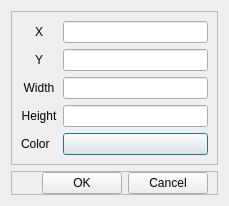
<?xml version="1.0" encoding="UTF-8"?>
<ui version="4.0">
 <class>CSetting</class>
 <widget class="QDialog" name="CSetting">
  <property name="geometry">
   <rect>
    <x>0</x>
    <y>0</y>
    <width>200</width>
    <height>200</height>
   </rect>
  </property>
  <property name="windowTitle">
   <string>Settings</string>
  </property>
  <layout class="QVBoxLayout" name="verticalLayout">
   <item>
    <widget class="QFrame" name="settings">
     <property name="frameShape">
      <enum>QFrame::StyledPanel</enum>
     </property>
     <property name="frameShadow">
      <enum>QFrame::Raised</enum>
     </property>
     <layout class="QGridLayout" name="gridLayout">
      <item row="0" column="0">
       <widget class="QLabel" name="lbX">
        <property name="text">
         <string>X</string>
        </property>
        <property name="alignment">
         <set>Qt::AlignCenter</set>
        </property>
       </widget>
      </item>
      <item row="1" column="0">
       <widget class="QLabel" name="lbY">
        <property name="text">
         <string>Y</string>
        </property>
        <property name="alignment">
         <set>Qt::AlignCenter</set>
        </property>
       </widget>
      </item>
      <item row="4" column="0">
       <widget class="QLabel" name="lbColor">
        <property name="text">
         <string>Color</string>
        </property>
       </widget>
      </item>
      <item row="3" column="2">
       <widget class="QLineEdit" name="heightEditor"/>
      </item>
      <item row="0" column="2">
       <widget class="QLineEdit" name="xEditor"/>
      </item>
      <item row="2" column="2">
       <widget class="QLineEdit" name="widthEditor"/>
      </item>
      <item row="1" column="2">
       <widget class="QLineEdit" name="yEditor"/>
      </item>
      <item row="5" column="2">
       <spacer name="verticalSpacer">
        <property name="orientation">
         <enum>Qt::Vertical</enum>
        </property>
        <property name="sizeHint" stdset="0">
         <size>
          <width>20</width>
          <height>40</height>
         </size>
        </property>
       </spacer>
      </item>
      <item row="2" column="0">
       <widget class="QLabel" name="lbWidth">
        <property name="text">
         <string>Width</string>
        </property>
        <property name="alignment">
         <set>Qt::AlignCenter</set>
        </property>
       </widget>
      </item>
      <item row="4" column="2">
       <widget class="QPushButton" name="btnClockColor">
        <property name="text">
         <string/>
        </property>
       </widget>
      </item>
      <item row="3" column="0">
       <widget class="QLabel" name="lbHeight">
        <property name="text">
         <string>Height</string>
        </property>
        <property name="alignment">
         <set>Qt::AlignCenter</set>
        </property>
       </widget>
      </item>
     </layout>
    </widget>
   </item>
   <item>
    <widget class="QFrame" name="buttons">
     <property name="sizePolicy">
      <sizepolicy hsizetype="Preferred" vsizetype="Minimum">
       <horstretch>0</horstretch>
       <verstretch>0</verstretch>
      </sizepolicy>
     </property>
     <property name="layoutDirection">
      <enum>Qt::LeftToRight</enum>
     </property>
     <property name="frameShape">
      <enum>QFrame::StyledPanel</enum>
     </property>
     <property name="frameShadow">
      <enum>QFrame::Raised</enum>
     </property>
     <layout class="QHBoxLayout" name="horizontalLayout">
      <property name="leftMargin">
       <number>30</number>
      </property>
      <property name="topMargin">
       <number>0</number>
      </property>
      <property name="bottomMargin">
       <number>0</number>
      </property>
      <item>
       <spacer name="horizontalSpacer">
        <property name="orientation">
         <enum>Qt::Horizontal</enum>
        </property>
        <property name="sizeHint" stdset="0">
         <size>
          <width>80</width>
          <height>20</height>
         </size>
        </property>
       </spacer>
      </item>
      <item>
       <widget class="QPushButton" name="btnOk">
        <property name="text">
         <string>OK</string>
        </property>
       </widget>
      </item>
      <item>
       <widget class="QPushButton" name="btnCancel">
        <property name="text">
         <string>Cancel</string>
        </property>
       </widget>
      </item>
     </layout>
    </widget>
   </item>
  </layout>
 </widget>
 <tabstops>
  <tabstop>xEditor</tabstop>
  <tabstop>yEditor</tabstop>
  <tabstop>widthEditor</tabstop>
  <tabstop>heightEditor</tabstop>
  <tabstop>btnClockColor</tabstop>
 </tabstops>
 <resources/>
 <connections>
  <connection>
   <sender>btnOk</sender>
   <signal>clicked()</signal>
   <receiver>CSetting</receiver>
   <slot>accept()</slot>
   <hints>
    <hint type="sourcelabel">
     <x>62</x>
     <y>176</y>
    </hint>
    <hint type="destinationlabel">
     <x>99</x>
     <y>99</y>
    </hint>
   </hints>
  </connection>
  <connection>
   <sender>btnCancel</sender>
   <signal>clicked()</signal>
   <receiver>CSetting</receiver>
   <slot>reject()</slot>
   <hints>
    <hint type="sourcelabel">
     <x>146</x>
     <y>176</y>
    </hint>
    <hint type="destinationlabel">
     <x>99</x>
     <y>99</y>
    </hint>
   </hints>
  </connection>
 </connections>
</ui>
